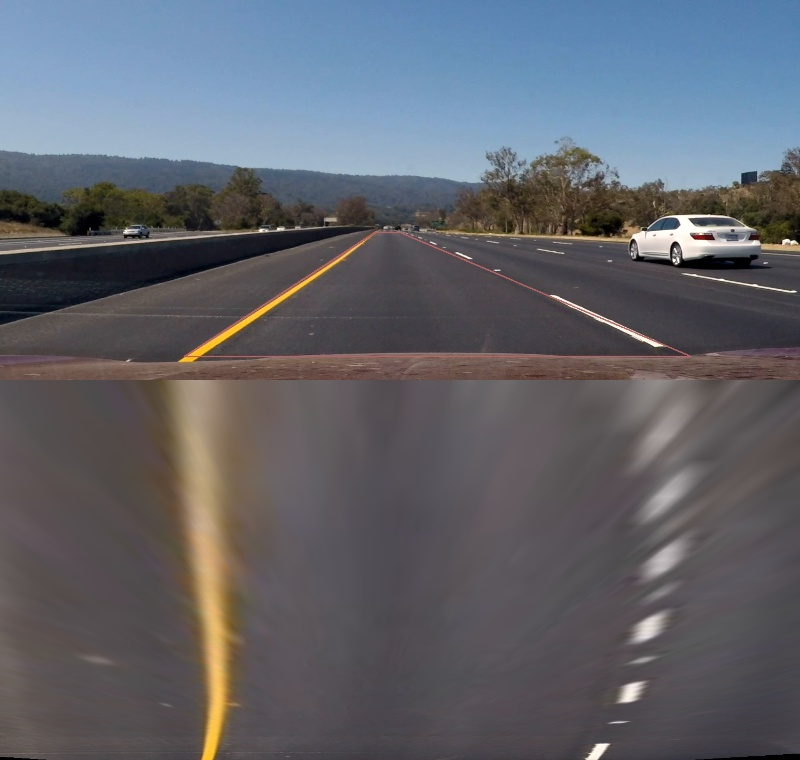
#> input picture fig/trial_perspective_project_video_0300fr.jpg, 800 x 760 px; its folder holds only this picture in this run
$ python -i CarND-LaneLines-scope.py   (imports and definitions only)
#> lines starting #> are read from the running program, lines starting #| are printed output that depends on the picture; after the words box and inside, x2 and y2 are one past the last pixel; in counts of white or black regions, pixels touching at a corner belong together

# importing some useful packages
import os
import matplotlib.pyplot as plt
import matplotlib.image as mpimg
import matplotlib.animation as animation
import numpy as np
import cv2

import glob
import scipy as sc
from scipy import stats
from sklearn import linear_model, datasets
import math

# Import everything needed to edit/save/watch video clips
from moviepy.editor import VideoFileClip
from IPython.display import HTML


# Helper Functions


def grayscale(img):
    """Applies the Grayscale transform
    This will return an image with only one color channel
    but NOTE: to see the returned image as grayscale
    (assuming your grayscaled image is called 'gray')
    you should call plt.imshow(gray, cmap='gray')"""

    RGB = cv2.split(img)
    return cv2.addWeighted(RGB[0], 0.5, RGB[1], 0.5, 0.0)

    # return cv2.cvtColor(img, cv2.COLOR_RGB2GRAY)
    # Or use BGR2GRAY if you read an image with cv2.imread()
    # return cv2.cvtColor(img, cv2.COLOR_BGR2GRAY)


def canny(img, low_threshold, high_threshold):
    """Applies the Canny transform"""
    return cv2.Canny(img, low_threshold, high_threshold)


def gaussian_blur(img, kernel_size):
    """Applies a Gaussian Noise kernel"""
    return cv2.GaussianBlur(img, (kernel_size, kernel_size), 0)


def region_of_interest(img, vertices):
    """
    Applies an image mask.

    Only keeps the region of the image defined by the polygon
    formed from `vertices`. The rest of the image is set to black.
    """

    # defining a blank mask to start with
    mask = np.zeros_like(img)

    # defining a 3 channel or 1 channel color to fill the mask with depending on the input image
    if len(img.shape) > 2:
        channel_count = img.shape[2]  # i.e. 3 or 4 depending on your image
        ignore_mask_color = (255,) * channel_count
    else:
        ignore_mask_color = 255

    # filling pixels inside the polygon defined by "vertices" with the fill color
    cv2.fillPoly(mask, vertices, ignore_mask_color)

    # returning the image only where mask pixels are nonzero
    masked_image = cv2.bitwise_and(img, mask)
    return masked_image


def draw_lines(img, lines, color=[255, 0, 0], thickness=2):
    """
    NOTE: this is the function you might want to use as a starting point once you want to
    average/extrapolate the line segments you detect to map out the full
    extent of the lane (going from the result shown in raw-lines-example.mp4
    to that shown in P1_example.mp4).

    Think about things like separating line segments by their
    slope ((y2-y1)/(x2-x1)) to decide which segments are part of the left
    line vs. the right line.  Then, you can average the position of each of
    the lines and extrapolate to the top and bottom of the lane.

    This function draws `lines` with `color` and `thickness`.
    Lines are drawn on the image inplace (mutates the image).
    If you want to make the lines semi-transparent, think about combining
    this function with the weighted_img() function below
    """
    if lines is not None:
        for line in lines:
            for x1, y1, x2, y2 in line:
                cv2.line(img, (x1, y1), (x2, y2), color, thickness)


def hough_lines(img, rho, theta, threshold, min_line_len, max_line_gap, angle_min, angle_max):
    """
    `img` should be the output of a Canny transform.

    Returns an image with hough lines drawn.
    """
    lines = cv2.HoughLinesP(img, rho, theta, threshold, np.array([]), minLineLength=min_line_len, maxLineGap=max_line_gap)
    points = []
    filtered_lines = []
    if lines is not None:
        for line in lines:
            for x1, y1, x2, y2 in line:
                length = math.hypot(x2 - x1, y2 - y1)
                theta = math.atan2((y2 - y1), (x2 - x1))
                if 5 < length and angle_min < theta and theta < angle_max:
                    filtered_lines.append([[x1, y1, x2, y2]])
                    points.extend(devide_points(x1, y1, x2, y2))

                # [7 lines of commented-out code are left out]

    line_img = np.zeros((img.shape[0], img.shape[1], 3), dtype=np.uint8)
    draw_lines(line_img, filtered_lines)

    # [13 lines of commented-out code are left out]

    return line_img, points

# Python 3 has support for cool math symbols.


def weighted_img(img, initial_img, α=0.8, β=1.0, λ=0.0):
    """
    `img` is the output of the hough_lines(), An image with lines drawn on it.
    Should be a blank image (all black) with lines drawn on it.

    `initial_img` should be the image before any processing.

    The result image is computed as follows:

    initial_img * α + img * β + λ
    NOTE: initial_img and img must be the same shape!
    """
    return cv2.addWeighted(initial_img, α, img, β, λ)


# reading in an image
# image = mpimg.imread('test_images/solidWhiteRight.jpg')

# printing out some stats and plotting
# print('This image is:', type(image), 'with dimensions:', image.shape)
# plt.imshow(image)  # if you wanted to show a single color channel image called 'gray', for example, call as plt.imshow(gray, cmap='gray')

# Ideas for Lane Detection Pipeline
# Some OpenCV functions (beyond those introduced in the lesson) that might be useful for this project are:
# cv2.inRange() for color selection
# cv2.fillPoly() for regions selection
# cv2.line() to draw lines on an image given endpoints
# cv2.addWeighted() to coadd / overlay two images cv2.cvtColor() to grayscale or change color cv2.imwrite() to output images to file
# cv2.bitwise_and() to apply a mask to an image
# Check out the OpenCV documentation to learn about these and discover even more awesome functionality!

# TODO: Build your pipeline that will draw lane lines on the test_images
# then save them to the test_images directory.


def devide_points(x1, y1, x2, y2):
    length = math.hypot(x2 - x1, y2 - y1)
    num = int(math.sqrt(length))
    lines = []
    for i in range(0, num):
        lines.append([x1 + i * (x2 - x1) / num,
                      y1 + i * (y2 - y1) / num])
    return lines


def regression_line(points, hrange, color, thickness):

    # transform point list
    x = [d[0] for d in points]
    y = [d[1] for d in points]

    # Linear regressor
    # slope, intercept, r_value, _, _ = stats.linregress(x, y)
    # # func = lambda x: x * slope + intercept
    # func = lambda y: int((y - intercept) / slope)
    # cv2.line(img, (func(500), 500), (func(300), 300), color, thickness)

    if 30 < len(x):
        # RANSAC regressor
        model_ransac = linear_model.RANSACRegressor(linear_model.LinearRegression(),
                                                    min_samples=24,
                                                    residual_threshold=25,
                                                    # is_data_valid=is_data_valid,
                                                    # random_state=0
                                                    )
        if model_ransac is not None:
            X = np.array(x)
            model_ransac.fit(X[:, np.newaxis], y)
            line_x = np.arange(hrange[0], hrange[1], hrange[1] - hrange[0] - 1)
            line_y = model_ransac.predict(line_x[:, np.newaxis])
            return (int(line_x[0]), int(line_y[0])), (int(line_x[1]), int(line_y[1]))

    return [0, 0], [0, 0]


def process_image(image, weight=0.5):
    # NOTE: The output you return should be a color image (3 channel) for processing video below
    # TODO: put your pipeline here,
    # you should return the final output (image where lines are drawn on lanes)

    # step1: normalize image size
    normalized_image = cv2.resize(image, (1000, 500))
    # print(normalized_image.shape)

    # Step2: create GrayScale
    gray = grayscale(normalized_image)
    # colored_gray = np.dstack((gray, gray, gray))
    # return colored_gray

    # Step3: Edge Detection
    blur_gray = gaussian_blur(gray, 5)
    edges = canny(blur_gray, 100, 200)
    # colored_edge = np.dstack((edges, edges, edges))
    # return colored_edge

    # Step4: Mask
    left_scope = np.array([[(50,  500),
                            (440, 300),
                            (490, 300),
                            (490, 320),
                            (250, 500)]],
                            dtype=np.int32)
    right_scope = np.array([[(800, 500),
                             (530, 320),
                             (530, 300),
                             (570, 300),
                             (970, 500)]],
                             dtype=np.int32)
    # [5 lines of commented-out code are left out]

    left_masked_image = region_of_interest(edges, left_scope)
    right_masked_image = region_of_interest(edges, right_scope)
    # return right_masked_image
    # return left_masked_image
    # return cv2.addWeighted(left_masked_image, 1.0, right_masked_image, 1.0, 0.0)


    # Step5: Hough-transformation
    left_line_image, left_points = hough_lines(left_masked_image,
                                               rho=10,            # 1 # distance resolution in pixels of the Hough grid
                                               theta=np.pi / 120, # 180 # angular resolution in radians of the Hough grid
                                               threshold=30,      # minimum number of votes (intersections in Hough grid cell)
                                               min_line_len=3,    # 5 #minimum number of pixels making up a line
                                               max_line_gap=1,    # 1 # maximum gap in pixels between connectable line segments
                                               angle_min=-0.45*math.pi,
                                               angle_max=-0.05*math.pi)
    right_line_image, right_points = hough_lines(right_masked_image,
                                                 rho=10,            # 1 # distance resolution in pixels of the Hough grid
                                                 theta=np.pi / 120, # 180 # angular resolution in radians of the Hough grid
                                                 threshold=30,      # minimum number of votes (intersections in Hough grid cell)
                                                 min_line_len=3,    # 5 #minimum number of pixels making up a line
                                                 max_line_gap=1,    # 1 # maximum gap in pixels between connectable line segments
                                                 angle_min=0.05*math.pi,
                                                 angle_max=0.45*math.pi)
    # return cv2.addWeighted(normalized_image, 1.0,
    #                        cv2.addWeighted(left_line_image, 1.0, right_line_image, 1.0, 0.0), 1.0, 0.0)

    # step6: 2nd line-prediction
    left_p0, left_p1   = regression_line(left_points,  [100, 421], [255, 200, 0], 8)
    right_p0, right_p1 = regression_line(right_points, [600, 901], [200, 255, 0], 8)

    global left_sp0, left_sp1, right_sp0, right_sp1
    if left_sp0[0] == 0 and left_sp0[1] == 0:
        left_sp0 = list(left_p0)
    if right_sp0[0] == 0 and right_sp0[1] == 0:
        right_sp0 = list(right_p0)
    if left_sp1[0] == 0 and left_sp1[1] == 0:
        left_sp1 = list(left_p1)
    if right_sp1[0] == 0 and right_sp1[1] == 0:
        right_sp1 = list(right_p1)

    if left_p0[0] != 0 or left_p0[1] != 0 or left_p1[0] != 0 or left_p1[1] != 0:
        left_sp0[0] = weight * left_sp0[0] + (1.0 - weight) * left_p0[0]
        left_sp0[1] = weight * left_sp0[1] + (1.0 - weight) * left_p0[1]
        left_sp1[0] = weight * left_sp1[0] + (1.0 - weight) * left_p1[0]
        left_sp1[1] = weight * left_sp1[1] + (1.0 - weight) * left_p1[1]

    if right_p0[0] != 0 or right_p0[1] != 0 or right_p1[0] != 0 or right_p1[1] != 0:
        right_sp0[0] = weight * right_sp0[0] + (1.0 - weight) * right_p0[0]
        right_sp0[1] = weight * right_sp0[1] + (1.0 - weight) * right_p0[1]
        right_sp1[0] = weight * right_sp1[0] + (1.0 - weight) * right_p1[0]
        right_sp1[1] = weight * right_sp1[1] + (1.0 - weight) * right_p1[1]

    line_image = np.zeros_like(normalized_image)
    if 0 < weight:
        cv2.line(line_image, (int(left_sp0[0]), int(left_sp0[1])), (int(left_sp1[0]), int(left_sp1[1])), [200, 100, 150], 20)
        cv2.line(line_image, (int(right_sp0[0]), int(right_sp0[1])), (int(right_sp1[0]), int(right_sp1[1])), [200, 100, 150], 20)
    # [6 lines of commented-out code are left out]
    result = weighted_img(line_image, normalized_image, α=0.8, β=1., λ=0.)
    # colored_gray = np.dstack((blur_gray, blur_gray, blur_gray))
    # result = weighted_img(line_image, colored_gray, α=0.8, β=1., λ=0.)
    return result


# [36 lines of commented-out code are left out]
### ani.save('dynamic_images.mp4')
##plt.show()


#  To speed up the testing process you may want to try your pipeline on a shorter subclip of the video
#  To do so add .subclip(start_second,end_second) to the end of the line below
#  Where start_second and end_second are integer values representing the start and end of the subclip
#  You may also uncomment the following line for a subclip of the first 5 seconds
# clip1 = VideoFileClip("test_videos/solidWhiteRight.mp4").subclip(0,5)

left_sp0 = [0, 0]
left_sp1 = [0, 0]
right_sp0 = [0, 0]
right_sp1 = [0, 0]
white_output = 'test_videos_output/solidWhiteRight.mp4'
# [1 line that did not run here, left out]
# [1 line that did not run here, left out]
# [1 line not run here, left out]


left_sp0 = [0, 0]
left_sp1 = [0, 0]
right_sp0 = [0, 0]
right_sp1 = [0, 0]
white_output = 'test_videos_output/solidYellowLeft.mp4'
# [1 line that did not run here, left out]
# [1 line that did not run here, left out]
# [1 line not run here, left out]


left_sp0 = [0, 0]
left_sp1 = [0, 0]
right_sp0 = [0, 0]
right_sp1 = [0, 0]
white_output = 'test_videos_output/challenge.mp4'
# [1 line that did not run here, left out]
# [1 line that did not run here, left out]
# [1 line not run here, left out]

>>> import cv2
>>> picture = cv2.cvtColor(cv2.imread('../fig/trial_perspective_project_video_0300fr.jpg'), cv2.COLOR_BGR2RGB)
>>> result = process_image(picture)
#> in process_image, `normalized_image = cv2.resize(image, (1000, 500))`:
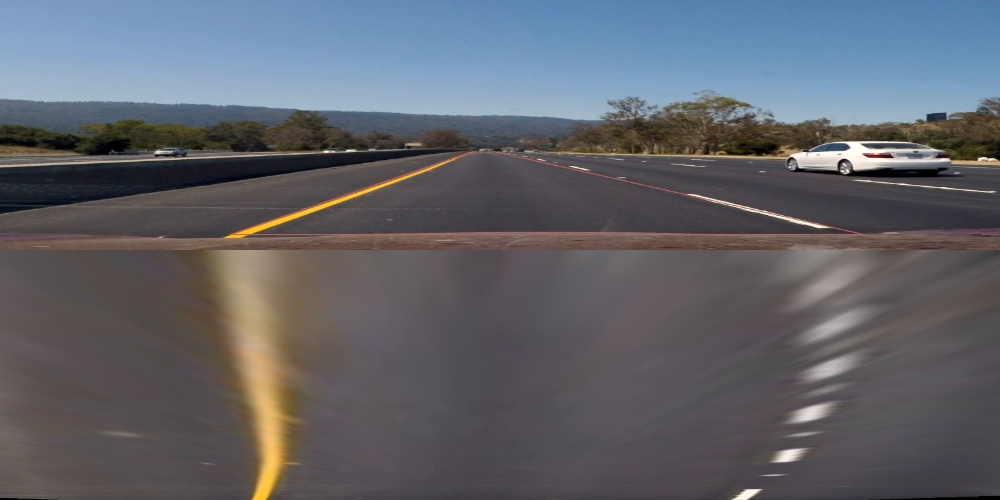
#> normalized_image: shape (500, 1000, 3); mean R, G, B 96.8, 98.9, 106.2
#> in grayscale, `return cv2.addWeighted(RGB[0], 0.5, RGB[1], 0.5, 0.0)`:
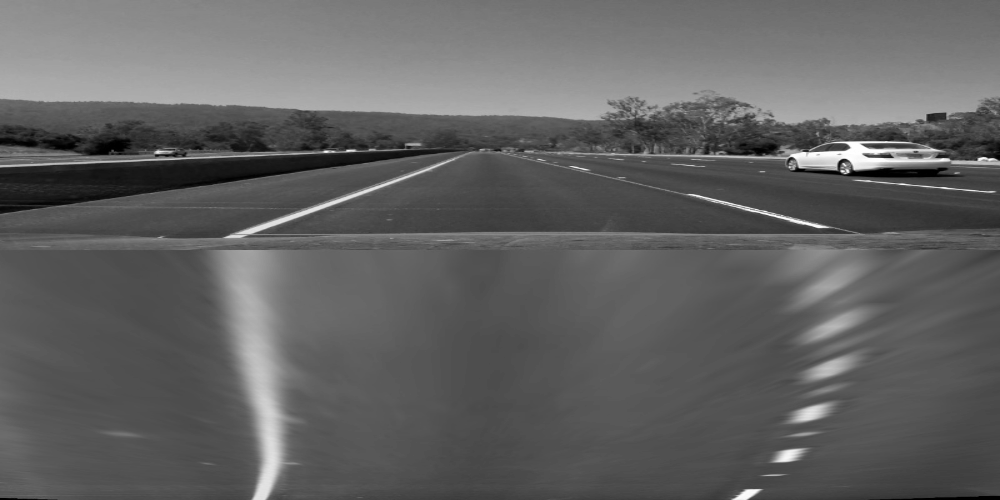
#> returned value: shape (500, 1000); min 0, max 255, mean 97.9
#> in canny, `return cv2.Canny(img, low_threshold, high_threshold)`:
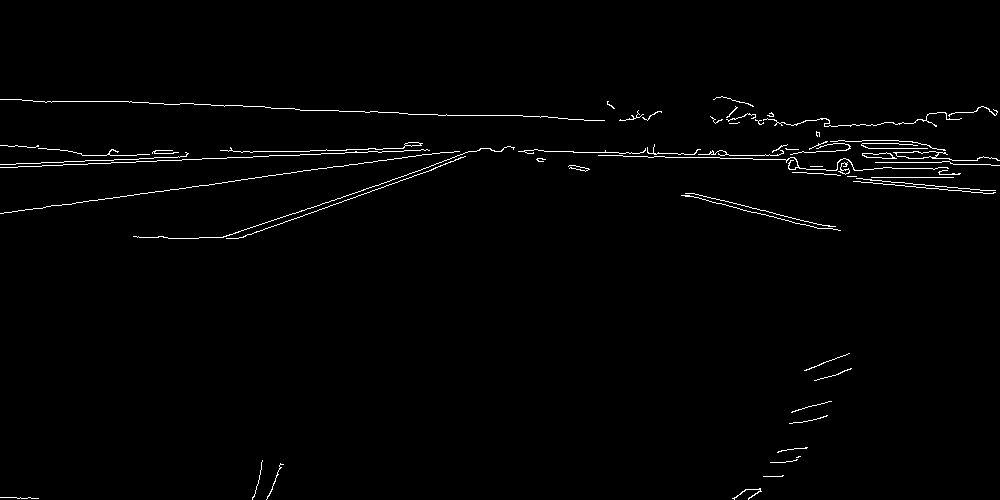
#> returned value: shape (500, 1000); 1.3% white in thin lines or dots, all inside (x1, y1, x2, y2) = (0, 96, 1000, 500)
#> in region_of_interest, `cv2.fillPoly(mask, vertices, ignore_mask_color)`:
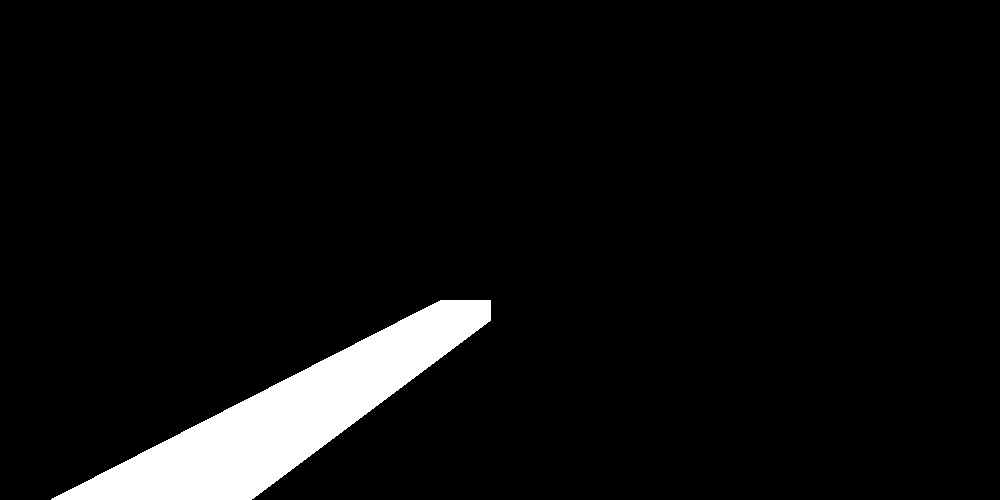
#> mask: shape (500, 1000); 5.5% white; 1 white region, box (x1, y1, x2, y2) and area: (51, 300, 491, 500) 27715
#> in region_of_interest, `masked_image = cv2.bitwise_and(img, mask)`:
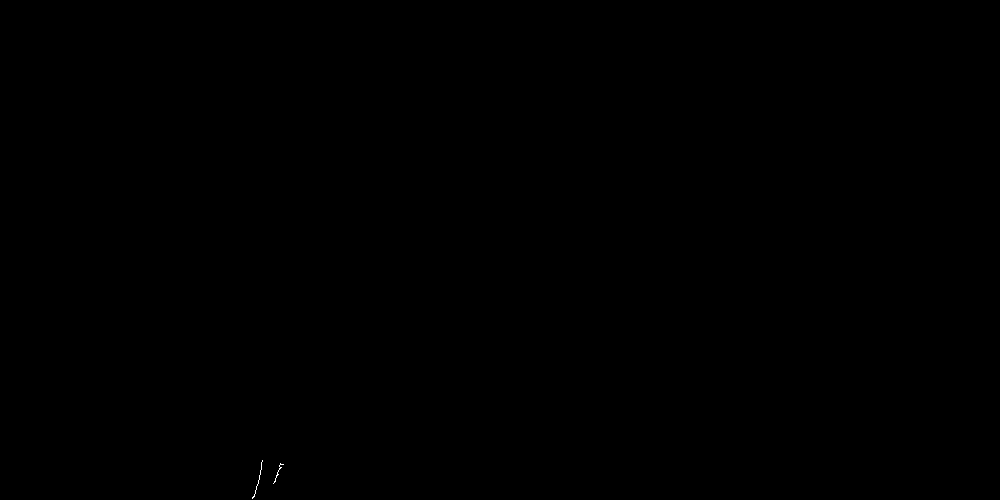
#> masked_image: shape (500, 1000); 0.01% white in thin lines or dots, all inside (x1, y1, x2, y2) = (252, 460, 284, 499)
#> in region_of_interest (call 2), `cv2.fillPoly(mask, vertices, ignore_mask_color)`:
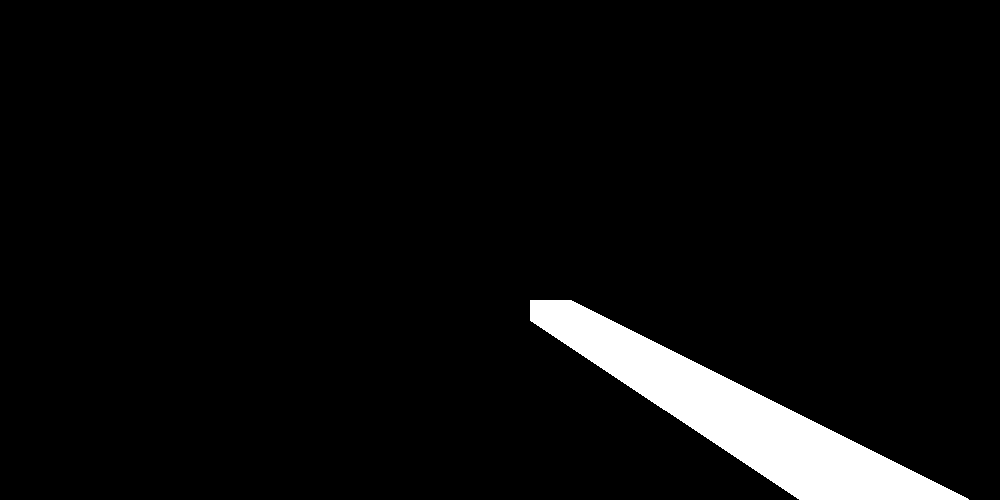
#> mask: shape (500, 1000); 4.8% white; 1 white region, box (x1, y1, x2, y2) and area: (530, 300, 969, 500) 24034
#> in region_of_interest (call 2), `masked_image = cv2.bitwise_and(img, mask)`: masked_image: shape (500, 1000); 0.02% white in thin lines or dots, all inside (x1, y1, x2, y2) = (764, 411, 812, 477)
#> in hough_lines, `lines = cv2.HoughLinesP(img, rho, theta, threshold, np.array([]), minL..`: lines = [[259, 479, 261, 464], [278, 470, 281, 467]]
#> the loop in hough_lines, `for line in lines:` made 2 passes
#> after the loop in hough_lines, `for line in lines:`: filtered_lines = []
#> after the loop in draw_lines, `for line in lines:`: img: shape (500, 1000, 3); every value is 0
#> the loop in hough_lines (call 2), `for line in lines:` made 1 pass
#> line on pass 1: [[796, 459, 799, 456]]
#> in process_image, `left_p0, left_p1   = regression_line(left_points,  [100, 421], [255, 2..`: left_p0 = [0, 0]
#> in weighted_img, `return cv2.addWeighted(initial_img, α, img, β, λ)`:
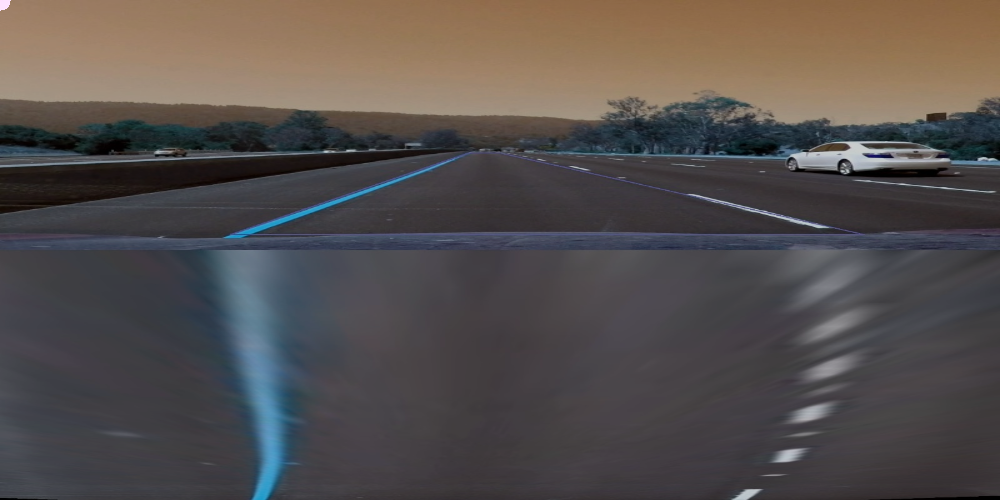
#> returned value: shape (500, 1000, 3); mean of channels 0, 1, 2 77.5, 79.1, 85; drawn as B, G, R
